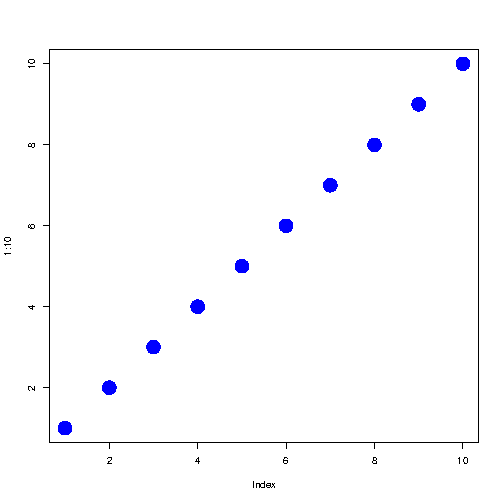

Write R code to recreate this figure.
bitmap(file="out.png")
plot(1:10, col="blue", cex=3, pch=16)
